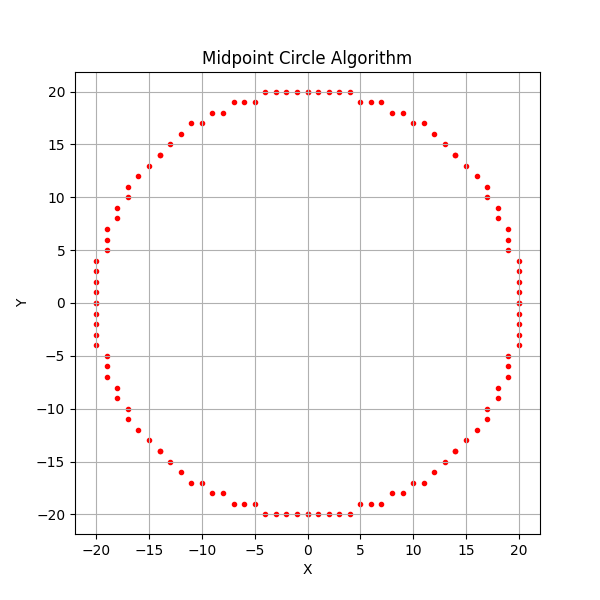

Reproduce this figure in Python.
import matplotlib.pyplot as plt

def plot_circle_points(xc,yc,x,y,xes,yes):
    pts=[
        ( x+xc, y+yc),
        (-x+xc, y+yc),
        ( x+xc,-y+yc),
        (-x+xc,-y+yc),
        ( y+xc, x+yc),
        (-y+xc, x+yc),
        ( y+xc,-x+yc),
        (-y+xc,-x+yc)
    ]
    for px,py in pts:
        xes.append(px)
        yes.append(py)

def midpoint_circle(r,xc=0,yc=0):
    x=0
    y=r
    p=1-r
    xes,yes=[],[]
    plot_circle_points(xc,yc,x,y,xes,yes)
    while x<y:
        x+=1
        if p<0:
            p=p+2*x+1
        else:
            y-=1
            p=p+2*(x-y)+1
        plot_circle_points(xc,yc,x,y,xes,yes)
    return xes,yes

def plot_midpoint_circle(r,xc=0,yc=0):
    xes,yes=midpoint_circle(r,xc,yc)
    plt.figure(figsize=(6,6))
    plt.scatter(xes,yes,marker='.',color='red')
    plt.title("Midpoint Circle Algorithm")
    plt.xlabel("X")
    plt.ylabel("Y")
    plt.grid(True)
    plt.axis('equal')
    plt.show()

plot_midpoint_circle(20,0,0)
